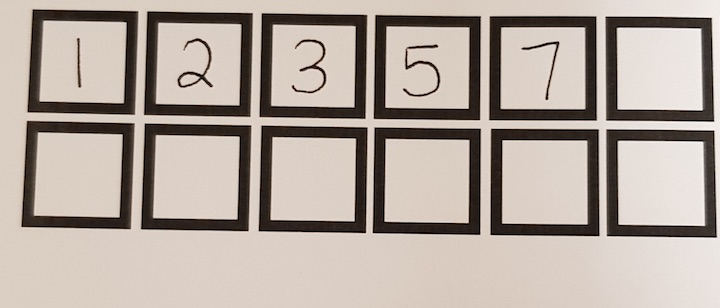
#> input picture captured_img.jpg, 720 x 308 px
$ python read_img.py captured_img.jpg   (older library calls are emulated)
#> lines starting #> are read from the running program, lines starting #| are printed output that depends on the picture; after the words box and inside, x2 and y2 are one past the last pixel; in counts of white or black regions, pixels touching at a corner belong together
"""
This script reads an image of the template with hand-written character and attempts
to separate the characters and classify them
"""
import argparse

import numpy as np
import cv2
import tensorflow as tf

# Image processing parameters
BOX_SIZE = (28, 28)
EPSILON = 0.02
EMPTY_THRESH = 15

def overlap(bbox1, bbox2):
    if bbox1[0] > bbox2[0] + bbox2[2]:
        return False
    if bbox1[0] + bbox1[2] < bbox2[0]:
        return False
    if bbox1[1] > bbox2[1] + bbox2[3]:
        return False
    if bbox1[1] + bbox1[3] < bbox2[1]:
        return False
    return True

def bbox_to_points(bbox):
    return (bbox[0], bbox[1]), (bbox[0]+bbox[2], bbox[1]+bbox[3])

def main(args):
    # Read the image
    ori = cv2.imread(args.image, cv2.IMREAD_GRAYSCALE)
#> ori: shape (308, 720); min 0, max 250, mean 170.4
    img_size = ori.shape[0] * ori.shape[1]
#> img_size = 221760

    # Perform filters to find contours
    img = cv2.GaussianBlur(ori, (5,5), 0)
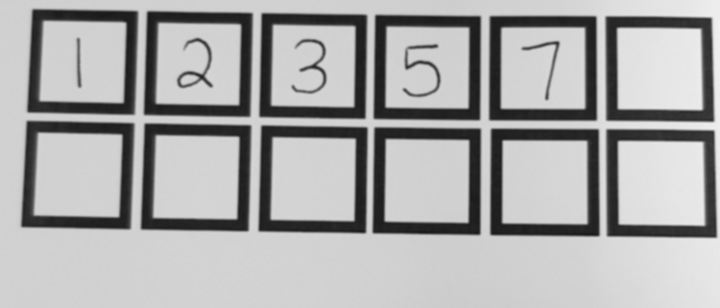
#> img: shape (308, 720); min 24, max 241, mean 170.4
    img = cv2.adaptiveThreshold(img, 255, cv2.ADAPTIVE_THRESH_GAUSSIAN_C,\
                        cv2.THRESH_BINARY,11,2)
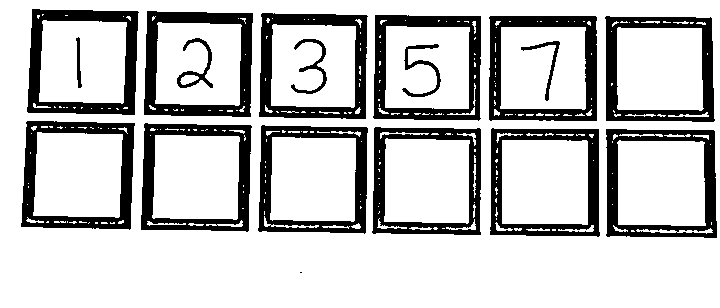
#> img: shape (308, 720); 77.7% white; 18 black regions (1 under 20 px)

    im2, contours, hierarchy = cv2.findContours(img, cv2.RETR_TREE, cv2.CHAIN_APPROX_SIMPLE)
#> contours = 303 contours, 248 with area under 20; largest, box (x1, y1, x2, y2) and area: (0, 0, 720, 308) 220733, (605, 128, 718, 239) 11876, (489, 127, 601, 238) 11750, (20, 120, 136, 231) 11726, (140, 122, 253, 233) 11558

    # Process contours for good non-overlapping squares
    contours = [cnt for cnt in contours if (cv2.contourArea(cnt) > 0.01 * img_size and cv2.contourArea(cnt) < 0.2 * img_size)]
#> contours = 24 contours; largest, box (x1, y1, x2, y2) and area: (605, 128, 718, 239) 11876, (489, 127, 601, 238) 11750, (20, 120, 136, 231) 11726, (140, 122, 253, 233) 11558, (371, 126, 482, 236) 11556

    squares = []
    for contour in contours:
        approx = cv2.approxPolyDP(contour, cv2.arcLength(contour, True)*EPSILON, True)
        bounding_rect = cv2.boundingRect(approx)
        if len(approx) != 4:
            continue
        no_overlap = True
        for square in squares:
            if overlap(bounding_rect, square):
                no_overlap = False
                break

        if no_overlap:
            squares.append(bounding_rect)
#> this loop made 24 passes
#> (approx, bounding_rect) on passes 1 to 9: ([[605, 129], [713, 129], [717, 237], [607, 237]], (605, 129, 113, 109)), ([[617, 142], [618, 224], [705, 225], [704, 142]], (617, 142, 89, 84)), ([[492, 127], [599, 129], [598, 237], [489, 234]], (489, 127, 111, 111)), ([[502, 140], [502, 223], [587, 224], [586, 140]], (502, 140, 86, 85)), ([[375, 126], [481, 129], [480, 235], [371, 232]], (371, 126, 111, 110)), ([[386, 138], [384, 221], [467, 223], [469, 140]], (384, 138, 86, 86)), ([[262, 124], [368, 128], [364, 234], [257, 230]], (257, 124, 112, 111)), ([[272, 137], [270, 219], [353, 221], [355, 138]], (270, 137, 86, 85)), ([[145, 122], [252, 126], [247, 232], [140, 229]], (140, 122, 113, 111))
#> after the loop, squares = [(605, 129, 113, 109), (489, 127, 111, 111), (371, 126, 111, 110), (257, 124, 112, 111), (140, 122, 113, 111), (20, 120, 116, 111), (604, 16, 112, 106), (488, 15, 110, 107), (374, 15, 108, 105), (258, 12, 111, 108), (143, 10, 111, 108), (26, 8, 114, 108)]

    print("{} Squares found. Classifying...".format(len(squares)))
#> (printed output is left out)

    # Classify each box
    graph_def = tf.GraphDef()
    with tf.gfile.Open(args.model, 'rb') as f:
        graph_def.ParseFromString(f.read())
    tf.import_graph_def(graph_def, name="")

    with tf.Session() as sess:
        kernel = np.ones((3,3), np.uint8)
        output = ""
        for square in squares[::-1]:
            x, y, w, h = square
            h_crop = h//7
            w_crop = h//7

            # Get input image
            cropped_img = img[y+h_crop: y+h-h_crop, x+w_crop:x+w-w_crop]
            resized_img = cv2.resize(cropped_img, BOX_SIZE)
            resized_img = cv2.erode(resized_img, kernel, iterations=1)
            resized_img = cv2.bitwise_not(resized_img)

            if np.mean(resized_img) < EMPTY_THRESH:
                # If Image is empty
                output += " "
            else:
                x = np.expand_dims(resized_img, axis=0)
                x = x.astype('float32')
                x_in = x / 255
                res = sess.run(args.model_output, { args.model_input : x_in})
                output += str(np.argmax(res))

    print("Classified Output: " + output)

if __name__ == "__main__":
    parser = argparse.ArgumentParser()
    parser.add_argument("image", help="Name of image to read")
    parser.add_argument("--model", default="model.pb", help="Name of classifer model to use")
    parser.add_argument("--model_input", default="input_1:0", help="Name of model input node")
    parser.add_argument("--model_output", default="Softmax:0", help="Name of model output node")
    args = parser.parse_args()
    main(args)
#> (the call stopped at in main, `graph_def = tf.GraphDef()`: tensorflow is not available in this run)
